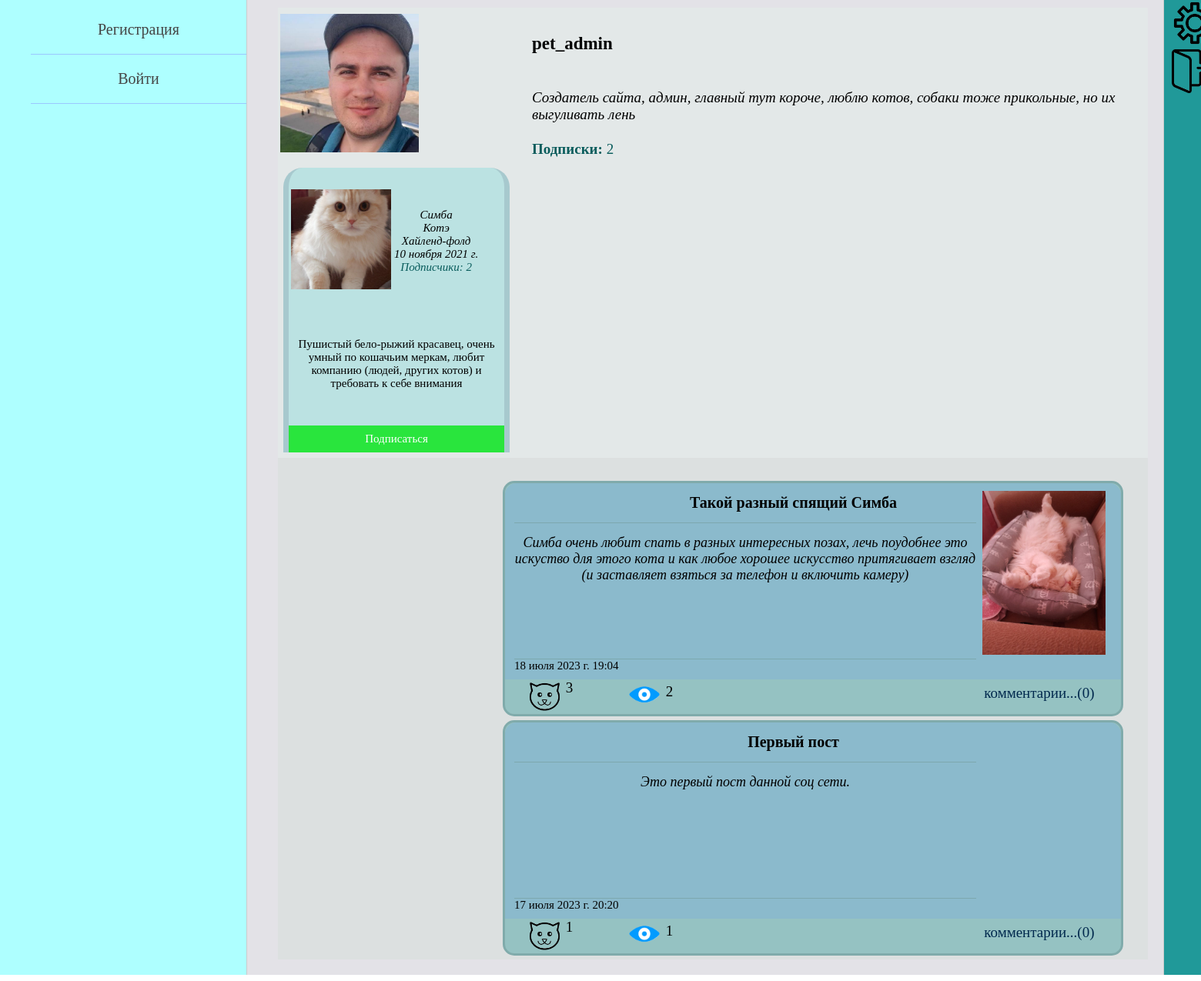
Page /profile/1/ on the committed database.
### pet_owners/models.py (models this page shows, shortened)
class Owner(AbstractUser):
    date_of_birth = models.DateField(blank=True, verbose_name='дата рождения пользователя', null=True)
    avatar = models.ImageField(upload_to="owners_photos/%Y/%m/%d/", blank=True,
                               verbose_name='фото пользователя', null=True)
    about_myself = models.TextField(max_length=520, blank=True, verbose_name='о себе', null=True)
    instagram = models.URLField(blank=True, verbose_name='инстаграм', null=True)
    vkontakte = models.URLField(blank=True, verbose_name='вконтакте', null=True)
    youtube = models.URLField(blank=True, verbose_name='ютуб', null=True)

class Animal(models.Model):
    GENDER = (
        ("мальчик", "мальчик"),
        ("девочка", "девочка")
    )
    name_of_animal = models.CharField(max_length=55, verbose_name='имя питомца')
    pet_owner = models.ForeignKey(settings.AUTH_USER_MODEL, on_delete=models.CASCADE, verbose_name='владелец')
    category_of_animal = models.ForeignKey(AnimalCategory, on_delete=models.PROTECT, verbose_name='вид')
    animal_breed = models.CharField(max_length=100, blank=True, verbose_name='порода питомца')
    date_of_animal_birth = models.DateField(verbose_name='дата рождения питомца')
    sex = models.CharField(max_length=7, choices=GENDER, verbose_name='пол', null=True)
    animal_photo = models.ImageField(upload_to="animals_photos/%Y/%m/%d/", verbose_name='фото питомца')
    about_pet = models.TextField(max_length=520, verbose_name='о питомце')
    def change_follower(self):
        return reverse('change_follower_for_animal', kwargs={'animal_id': self.pk})
    class Meta:
        verbose_name = 'Питомец'
        verbose_name_plural = 'Питомцы'

class AnimalCategory(models.Model):
    category = models.CharField(max_length=255, verbose_name='вид домашнего животного')
    def __str__(self):
        return self.category
    class Meta:
        verbose_name = 'Вид'
        verbose_name_plural = 'Виды'

class OwnerPost(models.Model):
    autor = models.ForeignKey(settings.AUTH_USER_MODEL, on_delete=models.CASCADE, verbose_name='автор поста')
    title = models.CharField(max_length=105, blank=True, verbose_name='заголовок')
    text_of_post = models.TextField(max_length=2000, verbose_name='текст поста')
    animals = models.ManyToManyField(Animal, related_name='posts',
                                     verbose_name='питомцы в посте')
    is_published = models.BooleanField(default=True)
    date_create = models.DateTimeField(auto_now_add=True, verbose_name='дата создания поста')
    views = models.ManyToManyField(settings.AUTH_USER_MODEL, related_name='views', verbose_name='просмотры')
    likes = models.ManyToManyField(settings.AUTH_USER_MODEL, related_name='likes', verbose_name='лайки')
    class Meta:
        verbose_name = 'Пост пользователя'
        verbose_name_plural = 'Посты пользователей'
        ordering = ['-date_create']

class PostImage(models.Model):
    img = models.ImageField(upload_to="img_of_post/%Y/%m/%d/", verbose_name='изображение')
    post = models.ForeignKey(OwnerPost, on_delete=models.CASCADE, related_name='images', verbose_name='пост')
    owner = models.ForeignKey(settings.AUTH_USER_MODEL, on_delete=models.CASCADE, verbose_name='владелец фото')

### pet_owners/views.py (the view)
# urls.py: path('profile/<int:id>/', ProfileHome.as_view(all_animals=False),
class ProfileHome(DataMixin, ListView):
    model = Owner
    template_name = 'pet_owners/profile_page.html'
    context_object_name = 'profile'
    all_animals = False
    def get_queryset(self):
        self.queryset = Owner.objects.get(pk=self.kwargs['id'])
        return self.queryset
    def get_context_data(self, *, object_list=None, **kwargs):
        context = super().get_context_data(**kwargs)
        user = Owner.objects.get(pk=self.kwargs['id'])
        animals = user.animal_set.annotate(foll_count=Count('followers')).order_by('-foll_count')
        context['num_of_animals'] = animals.count()
        if self.all_animals:
            context['all_animals'] = True
            context['animals'] = animals
        else:
            context['all_animals'] = False
            context['animals'] = animals[:4]
        if self.request.user.id == self.kwargs['id']:
            context['title'] = "Мой профиль"
        else:
            context['title'] = f"Профиль {user.username}"
        context.update(self.get_left_menu())
        subscriptions = user.subscriptions.all()
        context['num_of_subs'] = subscriptions.count()
        context['user_animals_followed'] = self.get_animals_followers_of_owner(animals)
        context.update(self.get_owner_posts(user))
        return context

### pet_owners/templatetags/pet_owners_tags.py (called while the page is built)
@register.simple_tag
def create_foll_list(animal_name, user_animals_followed):
    return user_animals_followed[animal_name]

@register.simple_tag
def get_data_for_post(post_title, post_data):
    return post_data[post_title]

@register.inclusion_tag('pet_owners/likes_and_views_for_posts.html')
def show_likes_and_views(post, post_data):
    return {"post": post, "post_data": post_data}

### pet_owners/utils.py (called while the page is built)
    def get_left_menu(self):
        context = {}
        if self.request.user.is_authenticated:
            context['left_menu'] = [
                {'title': "Мой профиль", 'url_name': ['profile_home', self.request.user.id]},
                {'title': "Мои питомцы", 'url_name': ['all_animals_page']},
                {'title': "Подписки", 'url_name': ['profile_home', self.request.user.id]},
                {'title': "Подписчики", 'url_name': ['profile_home', self.request.user.id]},
                {'title': "Группы", 'url_name': ['profile_home', self.request.user.id]},
            ]
        else:
            context['left_menu'] = [
                {'title': "Регистрация", 'url_name': 'register'},
                {'title': "Войти", 'url_name': 'login'},
            ]
        return context

    def get_owner_posts(self, user, all_images=False):
        context = {}
        all_posts = user.ownerpost_set.all()
        context['all_posts'] = all_posts
        data_for_post = {}
        for post in all_posts:
            if self.request.user.is_authenticated and \
                    Owner.objects.get(pk=self.request.user.id) in post.likes.all():
                is_liked = True
            else:
                is_liked = False
            if all_images:
                data_for_post[f'{post.title}'] = {
                    'img': post.images.all(),
                    'is_liked': is_liked
                }
            else:
                data_for_post[f'{post.title}'] = {
                    'img': post.images.first(),
                    'is_liked': is_liked
                }
        context['data_for_post'] = data_for_post
        return context

### pet_owners/templates/pet_owners/profile_page.html (shortened to what this page needs)
{% extends 'pet_owners/base.html' %}
{% load pet_owners_tags %}
{% block content %}
<table border=0 cellpadding="0" cellspacing="0">
<tr class="user_info">
    <td>
        <table>
        <tr>
            <td class="avatar_zone">
                {% if profile.avatar %}
                    <img src="{{profile.avatar.url}}" width=180>
                {% else %}
                    <img src="/static/pet_owners/images/no_photo.jpg" width=180>
                {% endif %}
            </td>
            <td class="about_user_zone">
                <table class="about_user">
                <tr class="username"><td><p>{{profile.username}}</p></td></tr>
                <tr class="user_bio"><td><p>{{profile.about_myself}}</p></td></tr>
                <tr class="subs_of_user"><td>
                    <a href="#"><span>Подписки: </span>{{num_of_subs}}</a>
                </td></tr>
                </table>
            </td>
        </tr>
        </table>
    </td>
</tr>
<tr class="animals_info">
    <td width="1350">
        {% if num_of_animals %}
            <table cellpadding="0" cellspacing="7">
            <tr>
            {% for animal in animals %}
                {% create_foll_list animal.name_of_animal user_animals_followed as foll_list %}
                <td class="animal_cell">
                    <table cellpadding="0" cellspacing="0">
                        <tr><td>
                            <table class="avatar_and_parameters"><tr>
                                <td valign="middle" class="animal_avatar">
                                    <img src="{{animal.animal_photo.url}}" width=130>
                                </td>
                                <td valign="middle">
                                    <div>{{animal.name_of_animal}}</div>
                                    <div>{{animal.category_of_animal}}</div>
                                    <div>{{animal.animal_breed}}</div>
                                    <div>{{animal.date_of_animal_birth}}</div>
                                    <div class="subs_of_user">
                                        <a href="#">
                                            <span>Подписчики: </span>{{foll_list.count_folls}}
                                        </a>
                                    </div>
                                </td>
                            </tr></table>
                        </td></tr>
                        <tr><td class="about_animal">
                            {{animal.about_pet|truncatewords:50}}
                        </td></tr>
                        {% if request.user.id != profile.pk and foll_list.is_followed %}
                            <tr><td>
                                <div class="unfollow_animal">
                                    <a href="{{animal.change_follower}}">Отписаться</a>
                                </div>
                            </td></tr>
                        {% elif request.user.id != profile.pk %}
                            <tr><td>
                                <div class="follow_animal">
                                    <a href="{{animal.change_follower}}">Подписаться</a>
                                </div>
                            </td></tr>
                        {% endif %}
                    </table>
                </td>
            {% endfor %}
            </tr>
            </table>
        {% endif %}
    </td>
</tr>
<tr class="news_feed">
    <td>
        <div class="all_posts">
        {% for post in all_posts %}
            {% get_data_for_post post.title data_for_post as post_data %}
            <div class="post_cell">
                <div class="post_info">
                    <div class="title_and_text">
                        <div class="title_block">
                            <div class="edit_delete_buttons">
                            </div>
                            <div class="post_title">
                                {{post.title}}
                            </div>
                        </div>
                        <a href="{% url 'post' post.pk %}"><div class="post_text">
                            {{post.text_of_post|truncatewords:50}}
                        </div></a>
                        <div class="post_datetime">
                            {{post.date_create}}
                        </div>
                    </div>
                    <div class="imgs_in_post">
                        <img src="{{post_data.img.img.url}}" width=160>
                    </div>
                </div>
                <div class="post_parameters">
                    {% show_likes_and_views post post_data %}
                    <div class="post_comments">
                        <a href="{% url 'post' post.pk %}">комментарии...(0)</a>
                    </div>
                </div>
            </div>
        {% endfor %}
    </div></td>
</tr>
</table>
{% endblock %}

### pet_owners/templates/pet_owners/likes_and_views_for_posts.html
<div class="post_likes">
    <div class="img_like">
    <a href="{% url 'like_for_post' post.pk %}">
        {% if post_data.is_liked %}
            <img src="/static/pet_owners/images/active_like.png" width="45">
        {% else %}
            <img src="/static/pet_owners/images/like.png" width="45">
        {% endif %}
    </a>
    </div>
    <div class="like_count">{{post.likes.count}}</div>
</div>
<div class="post_views">
    <div class="img_view">
        <img src="/static/pet_owners/images/view.png" width="45">
    </div>
    <div class="view_count">{{post.views.count}}</div>
</div>

### pet_owners/static/pet_owners/css/styles.css (style rules this page uses)
html, body { font-family: 'Georgia'; margin: 0; padding: 0; height: 100%; width: 100%; color: #000000; }
.table-page tr { height: 100%; }
.avatar_zone { width: 70px; }
.about_user { margin: 5px 0 0 140px; width: 800px; }
.about_user span { font-weight: bold; }
.username { font-size: 23px; font-weight: bold; }
.user_bio { font-style: italic; }
.subs_of_user a { color: #095c5c; text-decoration: none; }
.animals_info { text-align: center; }
.animal_cell { font-size: 15px; background: rgba(128, 217, 217, 0.4); width: 280px; border-left: 7px solid #27234621; border-right: 7px solid #27234621; border-radius: 25px 25px 0 0; }
.avatar_and_parameters { height: 160px; margin-top: 15px; text-align: center; font-style: italic; }
.animal_avatar img { object-fit: cover; height: 130px; }
.about_animal, about_animal_zone { height: 160px; }
.follow_animal { background: rgba(5, 230, 20, 0.8); text-align: center; vertical-align: middle; height: 35px; }
.follow_animal a, .unfollow_animal a { display: block; height: 100%; width: 100%; line-height: 35px; color: #ffffff; text-decoration: none; transition: all .2s linear; }
.news_feed { width: 100%; background: #dce0e0; }
.all_posts { margin: 30px 0 0 292px; text-align: center; }
.post_cell { width: 800px; height: 300px; background: #95c2c2; border-radius: 15px; margin: 5px 0 5px 0; border: 3px solid rgba(120, 161, 161, 0.7); }
.post_cell a { color: #000000; text-decoration: none; }
.post_info { width: 100%; height: 85%; background: rgba(124, 173, 217, 0.4); border-radius: 15px 15px 0 0; font-size: 0; }
.title_and_text { display: inline-block; width: 75%; height: 100%; font-size: 20px; }
.title_block { height: 20%; font-weight: bold; line-height: 50px; border-bottom: 1px solid rgba(120, 161, 161, 0.7); }
.edit_delete_buttons { display: inline-block; width: 20%; height: 50%; text-align: left; }
.post_title { display: inline-block; width: 78%; height: 100%; }
.post_text { width: 100%; height: 63%; font-size: 18px; font-style: italic; margin-top: 15px; border-bottom: 1px solid rgba(120, 161, 161, 0.7); }
.post_datetime { width: 100%; height: 10%; font-size: 15px; text-align: left; }
.imgs_in_post { display: inline-block; vertical-align: top; width: 22%; height: 100%; padding-top: 10px; text-align: center; }
.post_parameters { text-align: center; font-size: 0; }
.post_likes { display: inline-block; width: 10%; height: 100%; font-size: 0; }
.post_views { display: inline-block; width: 10%; height: 100%; vertical-align: top; margin-left: 50px; padding-top: 5px; font-size: 0; }
.img_like, .img_view { display: inline-block; width: 60%; height: 100%; }
.like_count, .view_count { display: inline-block; width: 20%; height: 100%; vertical-align: top; font-size: 19px; }
.post_comments { display: inline-block; width: 67%; height: 100%; vertical-align: top; font-size: 19px; text-align: right; padding: 7px 15px 0 0; }
.post_comments a { color: #00284d; text-decoration: none; }

### rows in the picture
Owner: avatar (picture), username "pet_admin", about_myself "Создатель сайта, админ, главный тут короче, люблю котов, собаки тоже прикольные, но их выгуливать лень"
Animal: animal_photo (picture), name_of_animal "Симба", category_of_animal "Котэ", animal_breed "Хайленд-фолд", date_of_animal_birth "10 ноября 2021 г.", count_folls "2", about_pet "Пушистый бело-рыжий красавец, очень умный по кошачьим меркам, любит компанию (людей, других котов) и требовать к себе внимания"
OwnerPost: title "Такой разный спящий Симба", text_of_post "Симба очень любит спать в разных интересных позах, лечь поудобнее это искуство для этого кота и как любое хорошее искусство притягивает взгляд (и заставляет взяться за телефон и включить камеру)", date_create "18 июля 2023 г. 19:04", img.img (picture), likes.count "3", views.count "2"
OwnerPost: title "Первый пост", text_of_post "Это первый пост данной соц сети.", date_create "17 июля 2023 г. 20:20", likes.count "1", views.count "1"

### other values in the picture
{{ el_menu.title }} "Регистрация" "Войти"
{{ num_of_subs }} "2"
